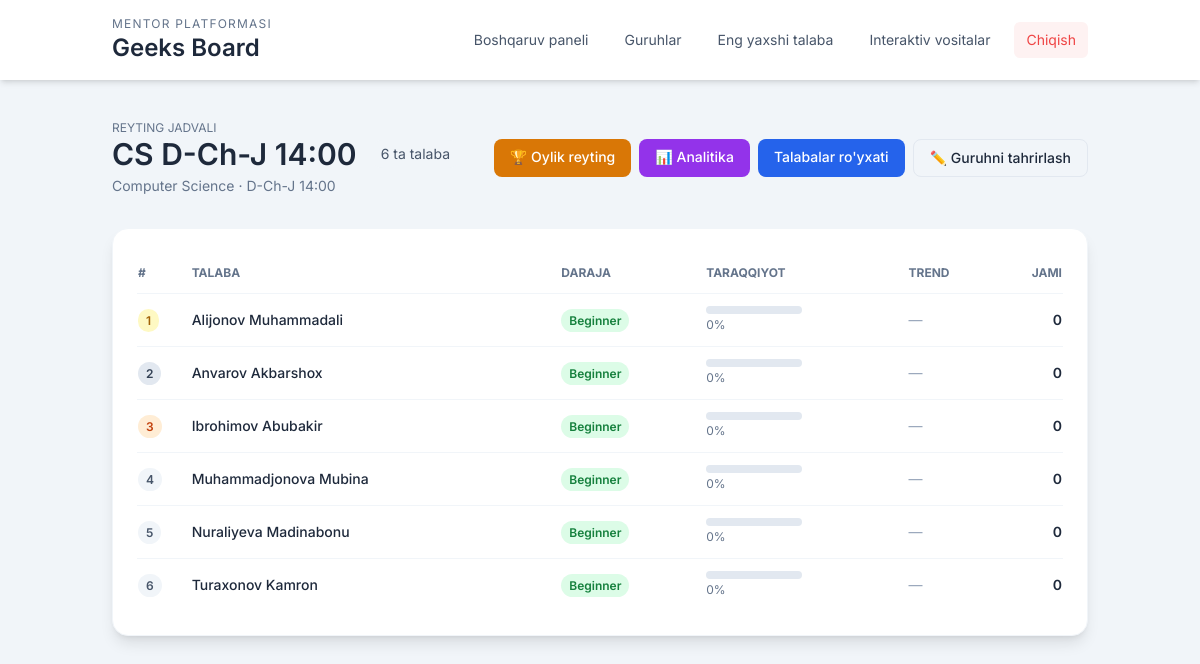
/groups/2/rating/ (signed in), run on an earlier commit of the app's database.
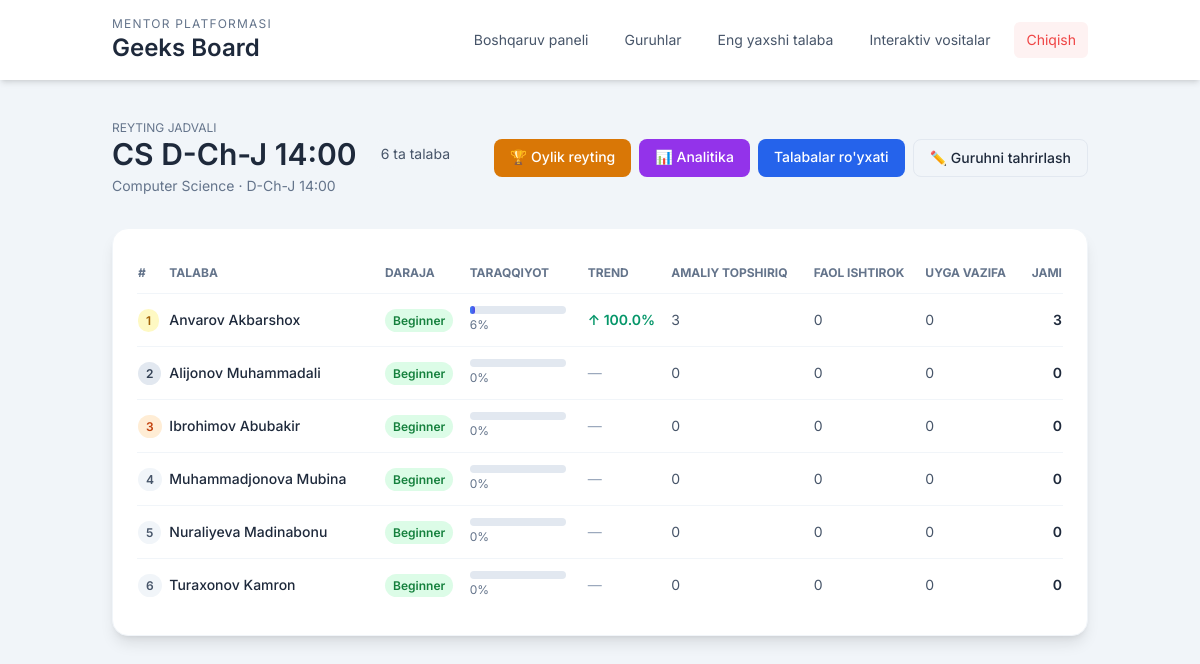
And on a later commit of the database.
### core/models.py (models this page shows, shortened)
class Student(models.Model):
    group = models.ForeignKey(
        Group,
        on_delete=models.CASCADE,
        related_name='students',
    )
    full_name = models.CharField(max_length=200)
    birth_date = models.DateField(null=True, blank=True)
    phone = models.CharField(max_length=32, blank=True)
    parent_phone = models.CharField(max_length=32, blank=True)
    notes = models.TextField(blank=True)
    class Meta:
        ordering = ['full_name']
    def total_score(self, start_date=None, end_date=None) -> int:
        qs = self.points.all()
        if start_date:
            qs = qs.filter(date__gte=start_date)
        if end_date:
            qs = qs.filter(date__lt=end_date)
        return qs.aggregate(total=models.Sum('score'))['total'] or 0
    def get_level(self) -> str:
        total = self.total_score()
        if total < 51:
            return 'Beginner'
        elif total < 151:
            return 'Intermediate'
        else:
            return 'Pro'
    def get_level_thresholds(self) -> dict:
        total = self.total_score()
        if total < 51:
            return {
                'current': 'Beginner',
                'current_min': 0,
                'current_max': 50,
                'next': 'Intermediate',
                'next_min': 51,
                'next_max': 150,
            }
    def get_progress_percentage(self) -> float:
        thresholds = self.get_level_thresholds()
        if thresholds['next'] is None:
            return 100.0  # Max level reached
        total = self.total_score()
        current_range = thresholds['current_max'] - thresholds['current_min'] + 1
        progress_in_range = total - thresholds['current_min']
        return min(100.0, (progress_in_range / current_range) * 100)
    def get_trend(self, days=30) -> dict:
        from datetime import timedelta
        now = timezone.now()
        current_start = now - timedelta(days=days)
        previous_start = current_start - timedelta(days=days)
        current_points = self.total_score(start_date=current_start)
        previous_points = self.total_score(start_date=previous_start, end_date=current_start)
        if previous_points == 0:
            change_percent = 100.0 if current_points > 0 else 0.0
        else:
            change_percent = ((current_points - previous_points) / abs(previous_points)) * 100
        return {
            'current': current_points,
            'previous': previous_points,
            'change': current_points - previous_points,
            'change_percent': change_percent,
            'direction': 'up' if current_points > previous_points else 'down' if current_points < previous_points else 'neutral'
        }

class PointCategory(models.Model):
    PARTICIPATION = 'participation'
    ATTENDANCE = 'attendance'
    HOMEWORK = 'homework'
    DISCIPLINE = 'discipline'
    KNOWLEDGE = 'knowledge'
    CATEGORY_CHOICES = [
        (PARTICIPATION, 'Participation'),
        (ATTENDANCE, 'Attendance'),
        (HOMEWORK, 'Homework'),
        (DISCIPLINE, 'Discipline'),
        (KNOWLEDGE, 'Knowledge'),
    ]
    name = models.CharField(max_length=120, unique=True)
    slug = models.SlugField(max_length=80, unique=True)
    description = models.TextField(blank=True)
    max_score = models.PositiveSmallIntegerField(default=10)
    is_active = models.BooleanField(default=True)
    class Meta:
        ordering = ['name']

### core/views.py (the view)
# urls.py: path('groups/<int:group_id>/rating/', views.student_rating, name='student_rating'),
@login_required
def student_rating(request, group_id: int):
    mentor = _require_mentor(request)
    if not mentor:
        return redirect('login')
    group = get_object_or_404(Group, id=group_id, mentor=mentor)
    students = (
        group.students.annotate(total_points=Sum('points__score', default=0))
        .order_by('-total_points', 'full_name')
    )
    categories = PointCategory.objects.filter(is_active=True)
    breakdown = []
    for student in students:
        category_scores = [
            student.points.filter(category=category).aggregate(total=Sum('score'))['total'] or 0
            for category in categories
        ]
        level = student.get_level()
        progress = student.get_progress_percentage()
        trend = student.get_trend(days=30)
        breakdown.append({
            'student': student,
            'scores': category_scores,
            'level': level,
            'progress': progress,
            'trend': trend,
        })
    context = {
        'group': group,
        'categories': categories,
        'breakdown': breakdown,
    }
    return render(request, 'student_rating.html', context)

### core/views.py (called while the page is built)
def _require_mentor(request):
    mentor = getattr(request.user, 'mentor_profile', None)
    if not mentor:
        messages.error(request, 'Bu hisobga mentor profili bog\'lanmagan.')
        return None
    return mentor

### project/templates/student_rating.html (shortened to what the changed rows need)
{% extends "base.html" %}
{% block content %}
<div class="mb-8">
    <div class="flex items-center justify-between">
        <div>
            <div class="flex flex-wrap gap-3 items-center">
                <h2 class="text-3xl font-semibold text-slate-800">{{ group.name }}</h2>
            </div>
        </div>
    </div>
</div>
<div class="bg-white rounded-2xl shadow-lg p-6 border border-slate-100">
    <div class="overflow-x-auto">
        <table class="min-w-full text-sm">
            <thead>
                <tr class="text-left text-slate-500 uppercase text-xs">
                    <th class="py-3">#</th>
                    <th class="py-3">Talaba</th>
                    <th class="py-3">Daraja</th>
                    <th class="py-3">Taraqqiyot</th>
                    <th class="py-3">Trend</th>
                    {% for category in categories %}
                    <th class="py-3">{{ category.name }}</th>
                    {% endfor %}
                    <th class="py-3 text-right">Jami</th>
                </tr>
            </thead>
            <tbody>
                {% for row in breakdown %}
                <tr class="border-t border-slate-100 hover:bg-slate-50">
                    <td class="py-3">
                        <span class="px-2 py-1 rounded-full text-xs font-semibold
                            {% if forloop.counter == 1 %}bg-yellow-100 text-yellow-700
                            {% elif forloop.counter == 2 %}bg-slate-200 text-slate-700
                            {% elif forloop.counter == 3 %}bg-orange-100 text-orange-700
                            {% else %}bg-slate-100 text-slate-600{% endif %}">
                            {{ forloop.counter }}
                        </span>
                    </td>
                    <td class="py-3">
                        <a href="{% url 'student_profile' row.student.id %}" class="font-medium text-slate-800 hover:text-blue-600">
                            {{ row.student.full_name }}
                        </a>
                    </td>
                    <td class="py-3">
                        <span class="px-2 py-1 rounded-full text-xs font-semibold
                            {% if row.level == 'Pro' %}bg-purple-100 text-purple-700
                            {% elif row.level == 'Intermediate' %}bg-blue-100 text-blue-700
                            {% else %}bg-green-100 text-green-700{% endif %}">
                            {{ row.level }}
                        </span>
                    </td>
                    <td class="py-3">
                        <div class="w-24">
                            <div class="w-full bg-slate-200 rounded-full h-2">
                                <div class="bg-gradient-to-r from-blue-500 to-indigo-600 h-2 rounded-full" style="width: {{ row.progress }}%"></div>
                            </div>
                            <span class="text-xs text-slate-500">{{ row.progress|floatformat:0 }}%</span>
                        </div>
                    </td>
                    <td class="py-3">
                        {% if row.trend.direction == 'up' %}
                            <span class="text-emerald-600 font-semibold">↑ {{ row.trend.change_percent|floatformat:1 }}%</span>
                        {% elif row.trend.direction == 'down' %}
                            <span class="text-red-600 font-semibold">↓ {{ row.trend.change_percent|floatformat:1 }}%</span>
                        {% else %}
                            <span class="text-slate-400">—</span>
                        {% endif %}
                    </td>
                    {% for score in row.scores %}
                    <td class="py-3 text-slate-600">{{ score }}</td>
                    {% endfor %}
                    <td class="py-3 text-right font-semibold text-accent">{{ row.student.total_points|default:0 }}</td>
                </tr>
                {% endfor %}
            </tbody>
        </table>
    </div>
</div>
{% endblock %}

What changed in the data, as far as the page shows it:
added PointCategory: name "AMALIY TOPSHIRIQ"
added PointCategory: name "FAOL ISHTIROK"
added PointCategory: name "UYGA VAZIFA"
shown differently, row unchanged: Student "Anvarov Akbarshox": progress "0" → "6"; trend.change_percent (not shown) → "100.0"; student.total_points "0" → "3"; text "—" → "↑ %"; moves up the list
Also different on the page:
new list line: "3"
new list line: "0"
